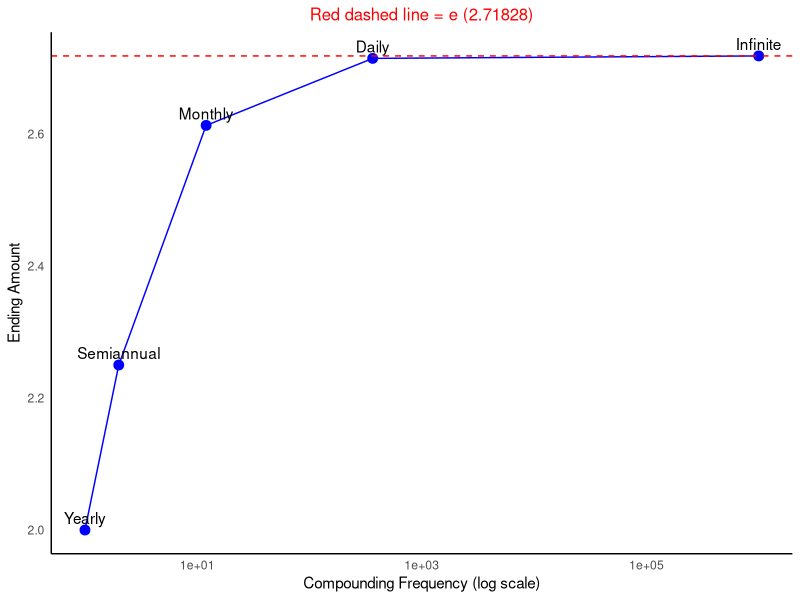

Generate this figure with R:
## ---- chunk 1
library(ggplot2)

# Compounding frequencies (simplified)
n <- c(1, 2, 12, 365, 1e6)  # yearly, semiannual, monthly, daily, very large (approx infinity)
amount <- (1 + 1/n)^n

# Labels for the points
labels <- c("Yearly", "Semiannual", "Monthly", "Daily", "Infinite")

# Create a data frame
df <- data.frame(
  Compounding = labels,
  n = n,
  Amount = amount
)

# Plot
ggplot(df, aes(x = n, y = Amount)) +
  geom_point(size=3, color="blue") +
  geom_line(color="blue") +  # line through points
  geom_text(aes(label=Compounding), vjust=-0.5) +
  geom_hline(yintercept=exp(1), linetype="dashed", color="red") +
  scale_x_log10() +
  labs(
    x = "Compounding Frequency (log scale)",
    y = "Ending Amount",
    title = "Red dashed line = e (2.71828)"
  ) +
  theme_minimal() +
  theme(
    panel.grid = element_blank(),          # remove grid
    axis.line = element_line(color="black"), # solid x and y axis lines
    plot.title = element_text(hjust = 0.5, color = "red", size = 12)
  )
